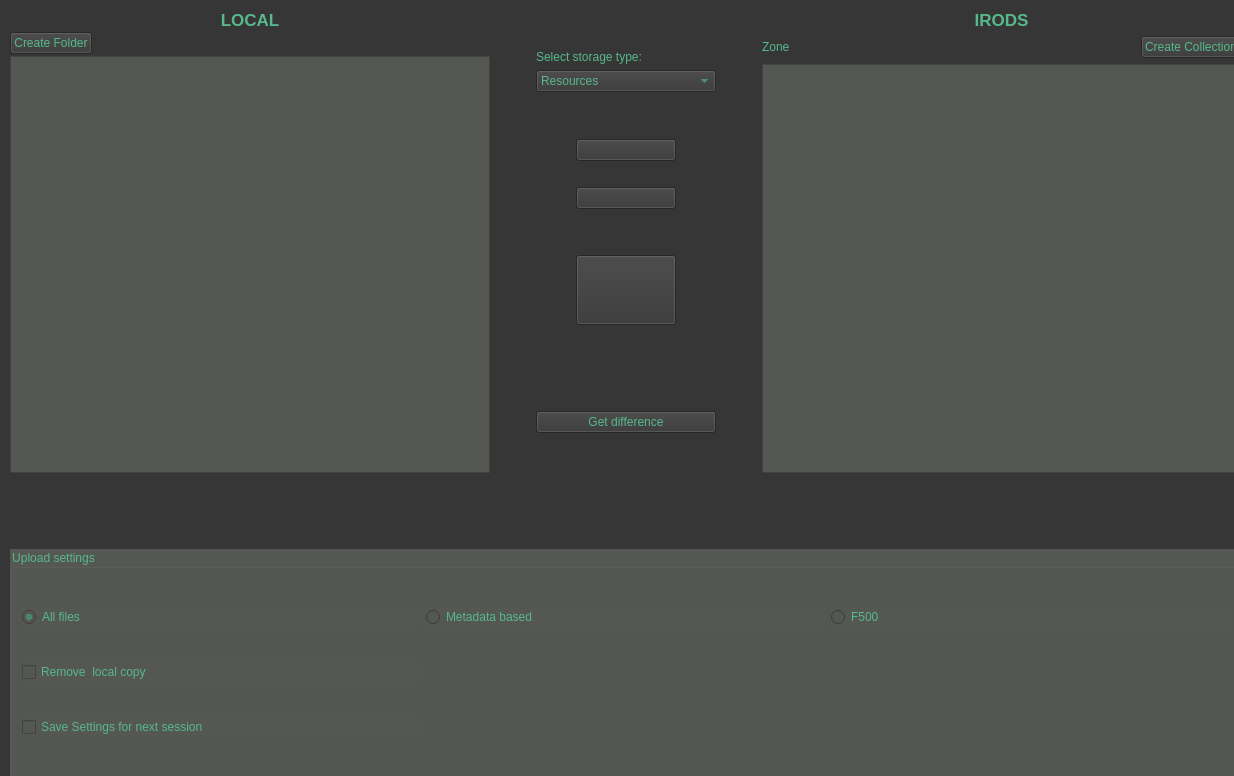
<?xml version="1.0" encoding="UTF-8"?>
<ui version="4.0">
 <class>Form</class>
 <widget class="QWidget" name="Form">
  <property name="geometry">
   <rect>
    <x>0</x>
    <y>0</y>
    <width>1234</width>
    <height>776</height>
   </rect>
  </property>
  <property name="windowTitle">
   <string>Form</string>
  </property>
  <property name="styleSheet">
   <string notr="true">QWidget
{
	color: rgb(86, 184, 139);
	background-color: rgb(54, 54, 54);
	selection-background-color: rgb(58, 152, 112);
}

QGroupBox
{
	background-color: rgb(85, 87, 83);
}

QTreeView
{
	background-color: rgb(85, 87, 83);
}


QPushButton#ContUplBut
{
	image : url(icons/nosync.png) stretch stretch;
}

QRadioButton#uplAllRB, QRadioButton#uplMetaRB, QRadioButton#uplF500RB, QCheckBox#rLocalcopyCB, QCheckBox#saveSettings
{
	background-color: rgb(85, 87, 83);
}
QLabel#errorLabel
{
	color: rgb(217, 174, 23);
}</string>
  </property>
  <widget class="QWidget" name="layoutWidget">
   <property name="geometry">
    <rect>
     <x>10</x>
     <y>10</y>
     <width>1231</width>
     <height>771</height>
    </rect>
   </property>
   <layout class="QVBoxLayout" name="verticalLayout_11" stretch="2,0,0,0,1">
    <property name="sizeConstraint">
     <enum>QLayout::SetDefaultConstraint</enum>
    </property>
    <item>
     <layout class="QHBoxLayout" name="horizontalLayout_5" stretch="1,0,0,0,1">
      <item>
       <layout class="QVBoxLayout" name="verticalLayout_5" stretch="0,0,1">
        <property name="spacing">
         <number>2</number>
        </property>
        <property name="sizeConstraint">
         <enum>QLayout::SetDefaultConstraint</enum>
        </property>
        <item>
         <widget class="QLabel" name="label_19">
          <property name="sizePolicy">
           <sizepolicy hsizetype="Minimum" vsizetype="Minimum">
            <horstretch>0</horstretch>
            <verstretch>0</verstretch>
           </sizepolicy>
          </property>
          <property name="font">
           <font>
            <pointsize>13</pointsize>
            <weight>75</weight>
            <bold>true</bold>
           </font>
          </property>
          <property name="text">
           <string>LOCAL</string>
          </property>
          <property name="alignment">
           <set>Qt::AlignCenter</set>
          </property>
         </widget>
        </item>
        <item>
         <layout class="QHBoxLayout" name="horizontalLayout_13">
          <item>
           <widget class="QPushButton" name="createFolderButton">
            <property name="text">
             <string>Create Folder</string>
            </property>
           </widget>
          </item>
          <item>
           <spacer name="horizontalSpacer_9">
            <property name="orientation">
             <enum>Qt::Horizontal</enum>
            </property>
            <property name="sizeHint" stdset="0">
             <size>
              <width>40</width>
              <height>20</height>
             </size>
            </property>
           </spacer>
          </item>
         </layout>
        </item>
        <item>
         <widget class="QTreeView" name="localFsTreeView">
          <property name="sizePolicy">
           <sizepolicy hsizetype="Preferred" vsizetype="Preferred">
            <horstretch>0</horstretch>
            <verstretch>0</verstretch>
           </sizepolicy>
          </property>
          <property name="styleSheet">
           <string notr="true"/>
          </property>
          <property name="sizeAdjustPolicy">
           <enum>QAbstractScrollArea::AdjustIgnored</enum>
          </property>
          <property name="editTriggers">
           <set>QAbstractItemView::NoEditTriggers</set>
          </property>
          <property name="selectionMode">
           <enum>QAbstractItemView::NoSelection</enum>
          </property>
          <property name="headerHidden">
           <bool>true</bool>
          </property>
         </widget>
        </item>
       </layout>
      </item>
      <item>
       <spacer name="horizontalSpacer_11">
        <property name="orientation">
         <enum>Qt::Horizontal</enum>
        </property>
        <property name="sizeHint" stdset="0">
         <size>
          <width>40</width>
          <height>20</height>
         </size>
        </property>
       </spacer>
      </item>
      <item>
       <layout class="QVBoxLayout" name="verticalLayout_15">
        <item>
         <spacer name="verticalSpacer_9">
          <property name="orientation">
           <enum>Qt::Vertical</enum>
          </property>
          <property name="sizeHint" stdset="0">
           <size>
            <width>20</width>
            <height>40</height>
           </size>
          </property>
         </spacer>
        </item>
        <item>
         <widget class="QLabel" name="label_2">
          <property name="text">
           <string>Select storage type:</string>
          </property>
         </widget>
        </item>
        <item>
         <widget class="QComboBox" name="resourceBox">
          <property name="layoutDirection">
           <enum>Qt::LeftToRight</enum>
          </property>
          <item>
           <property name="text">
            <string>Resources</string>
           </property>
          </item>
         </widget>
        </item>
        <item>
         <spacer name="verticalSpacer_21">
          <property name="orientation">
           <enum>Qt::Vertical</enum>
          </property>
          <property name="sizeType">
           <enum>QSizePolicy::Expanding</enum>
          </property>
          <property name="sizeHint" stdset="0">
           <size>
            <width>20</width>
            <height>40</height>
           </size>
          </property>
         </spacer>
        </item>
        <item>
         <layout class="QGridLayout" name="gridLayout_7">
          <item row="0" column="2">
           <spacer name="horizontalSpacer_3">
            <property name="orientation">
             <enum>Qt::Horizontal</enum>
            </property>
            <property name="sizeHint" stdset="0">
             <size>
              <width>40</width>
              <height>20</height>
             </size>
            </property>
           </spacer>
          </item>
          <item row="5" column="1">
           <widget class="QPushButton" name="ContUplBut">
            <property name="sizePolicy">
             <sizepolicy hsizetype="Minimum" vsizetype="Fixed">
              <horstretch>0</horstretch>
              <verstretch>0</verstretch>
             </sizepolicy>
            </property>
            <property name="minimumSize">
             <size>
              <width>100</width>
              <height>70</height>
             </size>
            </property>
            <property name="text">
             <string/>
            </property>
            <property name="iconSize">
             <size>
              <width>50</width>
              <height>50</height>
             </size>
            </property>
           </widget>
          </item>
          <item row="0" column="1">
           <widget class="QPushButton" name="UploadButton">
            <property name="text">
             <string/>
            </property>
            <property name="icon">
             <iconset>
              <normaloff>../icons/arrow-right.png</normaloff>../icons/arrow-right.png</iconset>
            </property>
            <property name="iconSize">
             <size>
              <width>50</width>
              <height>50</height>
             </size>
            </property>
           </widget>
          </item>
          <item row="3" column="1">
           <widget class="QPushButton" name="DownloadButton">
            <property name="text">
             <string/>
            </property>
            <property name="icon">
             <iconset>
              <normaloff>../icons/arrow-left.png</normaloff>../icons/arrow-left.png</iconset>
            </property>
            <property name="iconSize">
             <size>
              <width>50</width>
              <height>50</height>
             </size>
            </property>
           </widget>
          </item>
          <item row="0" column="0">
           <spacer name="horizontalSpacer_12">
            <property name="orientation">
             <enum>Qt::Horizontal</enum>
            </property>
            <property name="sizeHint" stdset="0">
             <size>
              <width>40</width>
              <height>20</height>
             </size>
            </property>
           </spacer>
          </item>
          <item row="4" column="1">
           <spacer name="verticalSpacer_10">
            <property name="orientation">
             <enum>Qt::Vertical</enum>
            </property>
            <property name="sizeHint" stdset="0">
             <size>
              <width>20</width>
              <height>40</height>
             </size>
            </property>
           </spacer>
          </item>
          <item row="1" column="1">
           <spacer name="verticalSpacer_11">
            <property name="orientation">
             <enum>Qt::Vertical</enum>
            </property>
            <property name="sizeType">
             <enum>QSizePolicy::Maximum</enum>
            </property>
            <property name="sizeHint" stdset="0">
             <size>
              <width>20</width>
              <height>20</height>
             </size>
            </property>
           </spacer>
          </item>
         </layout>
        </item>
        <item>
         <spacer name="verticalSpacer_22">
          <property name="orientation">
           <enum>Qt::Vertical</enum>
          </property>
          <property name="sizeType">
           <enum>QSizePolicy::Minimum</enum>
          </property>
          <property name="sizeHint" stdset="0">
           <size>
            <width>20</width>
            <height>80</height>
           </size>
          </property>
         </spacer>
        </item>
        <item>
         <widget class="QPushButton" name="ChecksumCheckBut">
          <property name="minimumSize">
           <size>
            <width>0</width>
            <height>0</height>
           </size>
          </property>
          <property name="text">
           <string>Get difference</string>
          </property>
         </widget>
        </item>
        <item>
         <spacer name="verticalSpacer_12">
          <property name="orientation">
           <enum>Qt::Vertical</enum>
          </property>
          <property name="sizeHint" stdset="0">
           <size>
            <width>20</width>
            <height>40</height>
           </size>
          </property>
         </spacer>
        </item>
       </layout>
      </item>
      <item>
       <spacer name="horizontalSpacer_13">
        <property name="orientation">
         <enum>Qt::Horizontal</enum>
        </property>
        <property name="sizeHint" stdset="0">
         <size>
          <width>40</width>
          <height>20</height>
         </size>
        </property>
       </spacer>
      </item>
      <item>
       <layout class="QVBoxLayout" name="verticalLayout_16" stretch="0,0,1">
        <item>
         <widget class="QLabel" name="label_20">
          <property name="sizePolicy">
           <sizepolicy hsizetype="Preferred" vsizetype="Minimum">
            <horstretch>0</horstretch>
            <verstretch>0</verstretch>
           </sizepolicy>
          </property>
          <property name="font">
           <font>
            <pointsize>13</pointsize>
            <weight>75</weight>
            <bold>true</bold>
           </font>
          </property>
          <property name="text">
           <string>IRODS</string>
          </property>
          <property name="textFormat">
           <enum>Qt::PlainText</enum>
          </property>
          <property name="alignment">
           <set>Qt::AlignCenter</set>
          </property>
         </widget>
        </item>
        <item>
         <layout class="QHBoxLayout" name="horizontalLayout_15">
          <item>
           <widget class="QLabel" name="irodsZoneLabel">
            <property name="sizePolicy">
             <sizepolicy hsizetype="Expanding" vsizetype="Preferred">
              <horstretch>0</horstretch>
              <verstretch>0</verstretch>
             </sizepolicy>
            </property>
            <property name="text">
             <string>Zone</string>
            </property>
           </widget>
          </item>
          <item>
           <spacer name="horizontalSpacer_14">
            <property name="orientation">
             <enum>Qt::Horizontal</enum>
            </property>
            <property name="sizeHint" stdset="0">
             <size>
              <width>40</width>
              <height>20</height>
             </size>
            </property>
           </spacer>
          </item>
          <item>
           <widget class="QPushButton" name="createCollButton">
            <property name="text">
             <string>Create Collection</string>
            </property>
           </widget>
          </item>
         </layout>
        </item>
        <item>
         <widget class="QTreeView" name="irodsFsTreeView">
          <property name="sizePolicy">
           <sizepolicy hsizetype="Preferred" vsizetype="Preferred">
            <horstretch>0</horstretch>
            <verstretch>0</verstretch>
           </sizepolicy>
          </property>
          <property name="styleSheet">
           <string notr="true"/>
          </property>
          <property name="sizeAdjustPolicy">
           <enum>QAbstractScrollArea::AdjustToContents</enum>
          </property>
          <property name="editTriggers">
           <set>QAbstractItemView::NoEditTriggers</set>
          </property>
          <property name="selectionMode">
           <enum>QAbstractItemView::NoSelection</enum>
          </property>
          <property name="headerHidden">
           <bool>true</bool>
          </property>
         </widget>
        </item>
       </layout>
      </item>
     </layout>
    </item>
    <item>
     <spacer name="verticalSpacer_13">
      <property name="orientation">
       <enum>Qt::Vertical</enum>
      </property>
      <property name="sizeType">
       <enum>QSizePolicy::Minimum</enum>
      </property>
      <property name="sizeHint" stdset="0">
       <size>
        <width>20</width>
        <height>10</height>
       </size>
      </property>
     </spacer>
    </item>
    <item>
     <widget class="QLabel" name="errorLabel">
      <property name="text">
       <string/>
      </property>
     </widget>
    </item>
    <item>
     <spacer name="verticalSpacer">
      <property name="orientation">
       <enum>Qt::Vertical</enum>
      </property>
      <property name="sizeHint" stdset="0">
       <size>
        <width>20</width>
        <height>40</height>
       </size>
      </property>
     </spacer>
    </item>
    <item>
     <widget class="QGroupBox" name="uplSetGB_2">
      <property name="sizePolicy">
       <sizepolicy hsizetype="Preferred" vsizetype="Minimum">
        <horstretch>0</horstretch>
        <verstretch>0</verstretch>
       </sizepolicy>
      </property>
      <property name="minimumSize">
       <size>
        <width>0</width>
        <height>50</height>
       </size>
      </property>
      <property name="styleSheet">
       <string notr="true"/>
      </property>
      <property name="title">
       <string>Upload settings</string>
      </property>
      <layout class="QGridLayout" name="gridLayout_4">
       <item row="0" column="1">
        <widget class="QRadioButton" name="uplMetaRB">
         <property name="text">
          <string>Metadata based</string>
         </property>
        </widget>
       </item>
       <item row="0" column="0">
        <widget class="QRadioButton" name="uplAllRB">
         <property name="text">
          <string>All files</string>
         </property>
         <property name="checked">
          <bool>true</bool>
         </property>
        </widget>
       </item>
       <item row="1" column="0">
        <widget class="QCheckBox" name="rLocalcopyCB">
         <property name="enabled">
          <bool>false</bool>
         </property>
         <property name="text">
          <string>Remove  local copy</string>
         </property>
        </widget>
       </item>
       <item row="0" column="2">
        <widget class="QRadioButton" name="uplF500RB">
         <property name="enabled">
          <bool>false</bool>
         </property>
         <property name="text">
          <string>F500</string>
         </property>
        </widget>
       </item>
       <item row="2" column="0">
        <widget class="QCheckBox" name="saveSettings">
         <property name="text">
          <string>Save Settings for next session</string>
         </property>
        </widget>
       </item>
      </layout>
     </widget>
    </item>
   </layout>
  </widget>
 </widget>
 <resources/>
 <connections/>
</ui>
